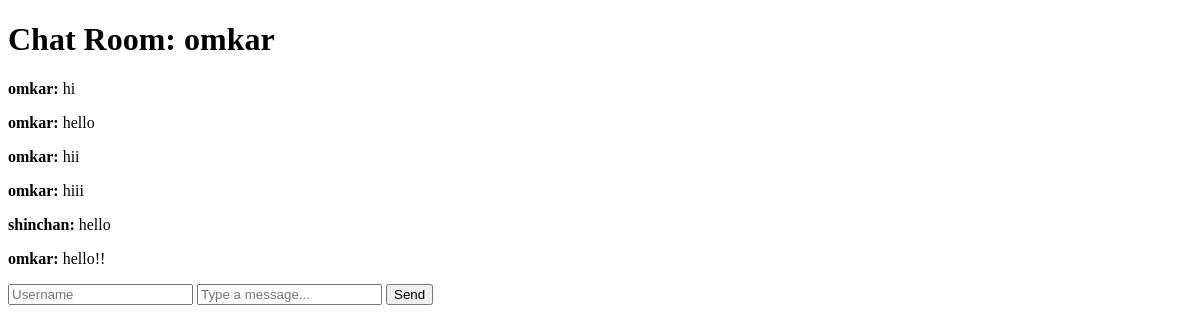
/chat/omkar/, run on an earlier commit of the app's database.
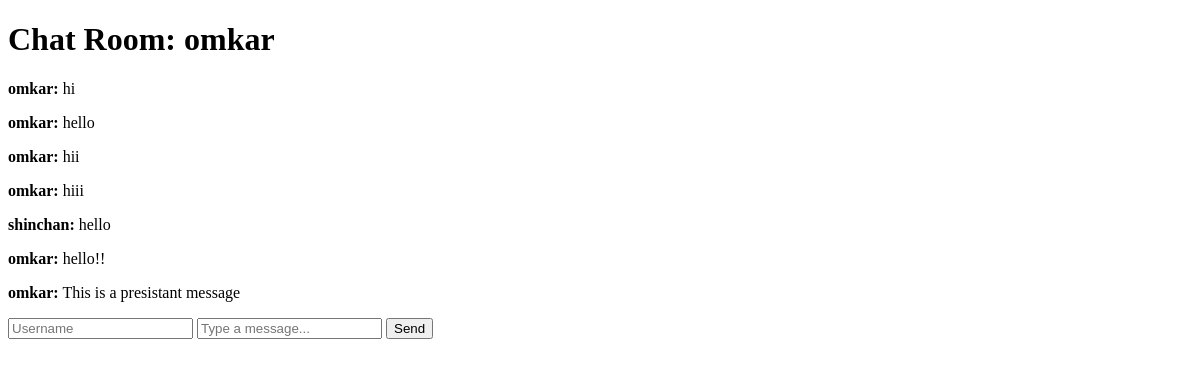
And on a later commit of the database.
### chat/models.py (models this page shows)
class Message (models.Model):
    room_name = models.CharField(max_length=100)
    username = models.CharField(max_length=100)
    content = models.TextField()

### chat/views.py (the view)
# urls.py: path('<str:room_name>/',views.chat_room,name='chat_room')
def chat_room(request, room_name):
    messages = Message.objects.filter(room_name=room_name)
    return render(request, 'chat_room.html', {
        'room_name': room_name,
        'messages': messages
    })

### templates/chat_room.html (shortened to what this page needs)
<!DOCTYPE html>
<html lang="en">
<head>
</head>
<body>
    <h1>Chat Room: {{ room_name }}</h1>
    <div id="chat-log">
        {% for message in messages %}
            <p><strong>{{ message.username }}:</strong> {{ message.content }}</p>
        {% endfor %}
    </div>
    <input id="username" type="text" placeholder="Username">
    <input id="message-input" type="text" placeholder="Type a message...">
    <button id="send-button">Send</button>
</body>
</html>

What changed in the data, as far as the page shows it:
added Message: username "omkar", content "This is a presistant message"
